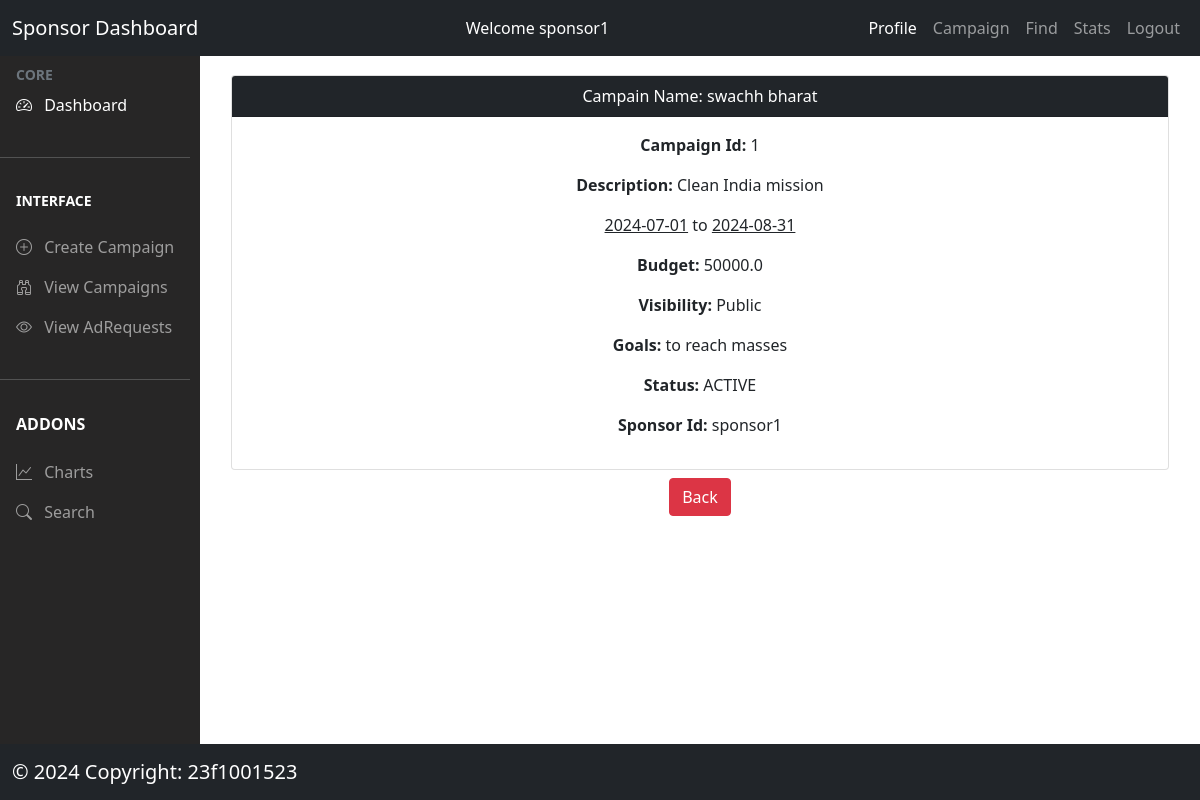
The page /sponsor/campaign/table/1 (signed in) on the database its author committed.
### models/model.py (models this page shows, shortened)
class Campaign(db.Model):
  __tablename__ = 'campaigns'
  campaign_id = db.Column(db.Integer, autoincrement=True, primary_key=True)
  name = db.Column(db.String(200), nullable=False)
  description = db.Column(db.String(500), nullable=False)
  start_date = db.Column(db.String(200), nullable=False)
  end_date = db.Column(db.String(200), nullable=False)
  budget = db.Column(db.Float, nullable=False)
  visibility = db.Column(db.String(200), nullable=False)
  goals = db.Column(db.String(200), nullable=False)
  status = db.Column(db.String(200), nullable=False)  #active or inactive
  sponsor_id = db.Column(db.String(200),
                         db.ForeignKey("sponsors.sponsor_id"),
                         nullable=False)
  adrequests = db.relationship("AdRequest", backref="campaign", lazy=True)
  create_date = db.Column(db.DateTime, default=datetime.now(timezone.utc))
  expiry = db.Column(db.String(100), nullable=False)  # campaign expiry date

### controllers/sponsor.py (the view)
@app.route('/sponsor/campaign/table/<id>')
@login_required_sponsor
def show_sponsor_details(id):
  try:
    campaigns = Campaign.query.filter_by(campaign_id=id).all()
    return render_template('/sponsor/sponsor_campaign_table.html',
                          campaigns=campaigns)
  except:
    flash(fatalerror)

### controllers/usermanager.py (called while the page is built)
def login_required_sponsor(func):
  @wraps(func)
  def wrapper_sponsor(*args, **kwargs):
    if session.get('loggedin') is None or session['user_type'] != 'sponsor':
      flash('You need to login first')
      return redirect(url_for('login'))
    return func(*args, **kwargs)
  return wrapper_sponsor

### templates/sponsor/sponsor_campaign_table.html (shortened to what this page needs)
{% extends '/sponsor/sponsor_dashboard.html' %}
{% block content %}
<div class='container'>
  <div class="row text-center ">
    {% if campaigns %}
    {% for campaign in campaigns %}
    <div class="col m-3 mb-2">
      <div class="card">
        <div class="card-header bg-dark text-white">
          Campain Name: {{campaign.name}}
        </div>
        <div class="card-body">
          <p><b>Campaign Id:</b> {{ campaign.campaign_id }}</p>
          <p><b>Description:</b> {{ campaign.description }}</p>
           <p><u>{{ campaign.start_date }}</u> to <u>{{ campaign.end_date }}</u></p>
           <p><b>Budget:</b> {{campaign.budget}}</p>
          <p><b>Visibility:</b> {{campaign.visibility}}</p>
          <p><b>Goals:</b> {{campaign.goals}}</p>
          <p><b>Status:</b> {{campaign.status}}</p>
          <p><b>Sponsor Id:</b> {{campaign.sponsor_id}}</p>
        </div>
      </div>
      {% endfor %}
      {% endif %}
    </div>
  </div>
<div class='text-center'>
<td><a type="button" href='/sponsor/campaign/show' class="btn btn-danger text-white text-center ml-5">Back</a></td>
  </div>
{% endblock %}

### templates/sponsor/sponsor_dashboard.html (shortened to what this page needs)
<!doctype html>
<html lang="en">
  <head>
    {% block head %}
     <link rel="stylesheet" href="/static/css/style.css">
    <link href="https://cdn.jsdelivr.net/npm/bootstrap@5.0.2/dist/css/bootstrap.min.css" rel="stylesheet">
    <link rel="stylesheet" href="https://cdn.jsdelivr.net/npm/bootstrap-icons@1.11.1/font/bootstrap-icons.css"/>
    {% endblock %}
  </head>
  <body>
    <div class="parent">
      <div class="header">
        <nav class="navbar navbar-expand-lg navbar-dark bg-dark">
          <div class="container-fluid">
            <a class="navbar-brand" href="/sponsor/dashboard">Sponsor Dashboard</a>
            <div class="collapse navbar-collapse" id="navbarSupportedContent">
              <ul  class="navbar-nav ms-auto mb-2 mb-lg-0">
                <li>
                  <a class="nav-link active" href="/sponsor/campaign"> Welcome {{session['user_id']}}</a>
                </li>
              </ul>
              <ul class="navbar-nav ms-auto mb-2 mb-lg-0">
                <li class="nav-item">
                  <a class="nav-link active"  href="/sponsor/profile">Profile</a>
                </li>
                <li class="nav-item">
                  <a class="nav-link" href="/sponsor/campaign/show">Campaign</a>
                </li>
                <li class="nav-item">
                  <a class="nav-link" href="/sponsor/find">Find</a>
                </li>
                <li class="nav-item">
                  <a class="nav-link" href="/sponsor/stats">Stats</a>
                </li>
                <li class="nav-item dropdown">
                    <a class="nav-link" href="/logout">Logout</a>
                </li>
              </ul>
            </div>
          </div>
        </nav>
      </div>
      <div class="aside">
        <nav class="navbar navbar-dark">
            <ul class="navbar-nav navbar-expand-md">
            <li>
              <div class="text-muted small fw-bold text-uppercase px-3">
                CORE
              </div>
            </li>
            <li>
              <a href="/sponsor/dashboard" class="nav-link px-3 active">
                <span class="me-2"><i class="bi bi-speedometer2"></i></span>
                <span>Dashboard</span>
              </a>
            </li>
            <li class="my-4"><hr class="dropdown-divider bg-light" /></li>
            <li>
              <div class="small fw-bold text-uppercase px-3 mb-3">
                Interface
              </div>
            </li>
              <li>
                <a class="nav-link px-3 sidebar-link"
                 href="/sponsor/campaign">
                  <span class="me-2"><i class="bi bi-plus-circle"></i></span>
                  <span>Create Campaign</span>
                </a>
              </li>
            <li>
              <a class="nav-link px-3 sidebar-link"
               href="/sponsor/campaign/show">
                <span class="me-2"><i class="bi bi-binoculars"></i></span>
                <span>View Campaigns</span>
              </a>
            </li>
              <li>
                <a href="/sponsor/campaign/show" class="nav-link px-3">
                  <span class="me-2"><i class="bi bi-eye"></i></span>
                  <span>View AdRequests</span>
                </a>
              </li>
            <li class="my-4"><hr class="dropdown-divider bg-light" /></li>
            <li>
              <div class="fw-bold text-uppercase px-3 mb-3">
                Addons
              </div>
            </li>
            <li>
              <a href="/sponsor/stats" class="nav-link px-3">
                <span class="me-2"><i class="bi bi-graph-up"></i></span>
                <span>Charts</span>
              </a>
            </li>
            <li>
              <a href="/sponsor/find" class="nav-link px-3">
                <span class="me-2"><i class="bi bi-search"></i></span>
                <span>Search</span>
              </a>
            </li>
          </ul>
        </nav>
      </div>
      <div class="main">
          {% block content %}
        {% endblock %}
      </div>
      <div class="footer">
        <nav class="navbar fixed-bottom bg-dark navbar-dark">
          <div class="container-fluid">
            <a class="navbar-brand me-auto" href="#">&copy 2024 Copyright: 23f1001523</a>
          </div>
        </nav>
      </div>
    </div>
  </body>
</html>

### static/css/style.css (style rules this page uses)
.parent { display: grid; height: 100vh; grid-template-areas: "head head" "aside main" "foot foot"; grid-template-columns: 0.2fr 1fr; grid-template-rows: auto 1fr auto; overflow:auto; }
.header { grid-area: head; color: white; position: -webkit-sticky; position: sticky; top: 0; z-index:99; }
.aside { grid-area: aside; background-color: #272626; color: white; }
.main { grid-area: main; background-color: white; margin: 3px; overflow:auto; }
.footer { grid-area: foot; background-color: black; color: white; }

### rows shown on the page
Campaign: user_id "sponsor1", name "swachh bharat", campaign_id "1", description "Clean India mission", start_date "2024-07-01", end_date "2024-08-31", budget "50000.0", visibility "Public", goals "to reach masses", status "ACTIVE", sponsor_id "sponsor1"
